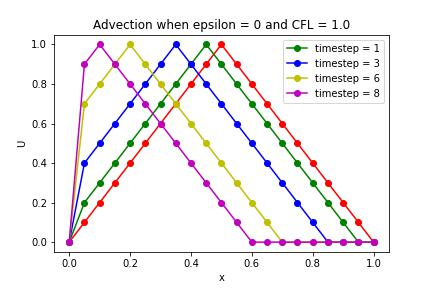

This chart was generated by the following Python code:
# -*- coding: utf-8 -*-
"""
Created on Wed Oct 16 16:59:23 2024

@author: pm20ga
"""

import numpy as np
import matplotlib.pyplot as plt

def boundary(x,J):
    #function for determining boundary conditions
    UBC = np.zeros(J+1)
    for J, i  in enumerate(x):
        if  0<=i<=1/2:
            UBC[J] = 2*i
        elif 1/2<=i<=1:
            UBC[J] = 2-(2*i)
    return UBC

def q5(Lp,L, dt, a, dx, T, theta, epsilon):
    #where T = number of timesteps
    At = (a*dt)/dx
    B = (epsilon*dt)/((dx)**2)
    #discretise x
    J = int((L-Lp)/dx)
    x = np.linspace(Lp,L, J+1)
    CFL = (dt*a)/dx
    
    #create a matrix to store the U values (A in Ax=b)
    A = np.zeros((J+1, J+1))
    
    #create a vector to store all the u values in Ax=b
    x_matrix = np.zeros(J+1).transpose()
    
    #create an empty vector B
    b = np.zeros(J+1).transpose()
    
    #define the boundary conditions
    UBC = boundary(x,J)
    U0 = UBC.transpose()
    for i in range(0, J+1):
        if i==0 or i == J:
            U0[i]=0
        else:
            U0[i]=UBC[i]

    #assign the value of the middle diagonal
    middle_val = (1+(At*theta)+(B*theta))
    middle_diagonal = np.full(J+1, middle_val)
    
    #assign the value of the upper diagonal
    upper_val= -((At*theta)+(B*theta))
    upper_diagonal = np.full(J, upper_val)
    
    #assign the value of the lower diagonal
    lower_val = -(B*theta)
    lower_diagonal = np.full(J, lower_val)
    A = np.diag(middle_diagonal) + np.diag(upper_diagonal, k=1)+ np.diag(lower_diagonal, k=-1)
    
    #now I want to add a row of 1,000000 to the top row
    A[0,0]=1
    A[0,1]=0
    A[-1,-1]=1
    A[-1,-2]=0
     
    plt.figure()
    plt.plot(x,U0, 'ro-')
    
    Uold = U0.copy()  
    time = 0
    for n in range(1, T+1):
        for i in range(1,J):
            b[i] = Uold[i+1]*(At*(1-theta)+B*(1-theta))+Uold[i]*(1-At*(1-theta)-2*B*(1-theta))+Uold[i-1]*(B*(1-theta))
            x_matrix = np.linalg.solve(A, b)
        Uold = x_matrix.copy() 
        if n == 1:
            plt.plot(x,x_matrix,'go-', label = 'timestep = 1')
        elif n == 3:
            plt.plot(x,x_matrix,'bo-', label = 'timestep = 3')
        elif n == 6:
            plt.plot(x,x_matrix, 'yo-', label = 'timestep = 6')
        elif n == 8:
            plt.plot(x,x_matrix, 'mo-', label=  'timestep = 8')
            plt.title(f'Advection when epsilon = 0 and CFL = {CFL}')
            plt.xlabel('x')
            plt.ylabel('U')
            plt.legend()
            plt.savefig(f"gulana_q5.jpeg")
            
            

q5(0,1,0.05,1,0.05,50,0,0)

